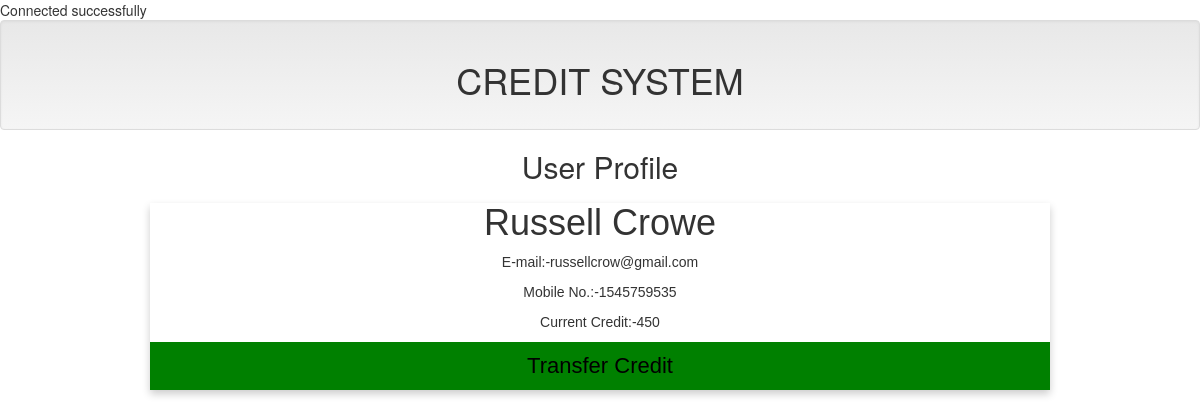
Screenshot of /card4.php with the database file from the repository.
### tables this page shows
CREATE TABLE `name` (
  `ID` int(10) NOT NULL,
  `Name` varchar(15) NOT NULL,
  `E-mail` text NOT NULL,
  `Mobile No.` int(12) NOT NULL,
  `Credit` int(100) NOT NULL
);

### dbcon.php (called while the page is built, shortened)
<?php
$servername = "localhost";
$Name = "root";
$password = "";
$con = new mysqli($servername, $Name, $password, 'alluser');
  $query4 = " SELECT * FROM `name` WHERE `Name` = 'Russell Crowe' ";
  $run4 = mysqli_query($con, $query4);
  $RussellCrowe = mysqli_fetch_assoc($run4);
  ?>

### card4.php (the view, shortened to what this page needs)
<?php
      include 'dbcon.php';
      include 'includes/header.php';
      ?>
<head>
<link rel="stylesheet" href="https://cdnjs.cloudflare.com/ajax/libs/font-awesome/4.7.0/css/font-awesome.min.css">
</head>
<body>
<h2 style="text-align:center">User Profile</h2>
<div class="card">
  <h1><?php echo $RussellCrowe['Name']; ?></h1>
        <p class="E-mail" title="E-mail">E-mail:-<?php echo $RussellCrowe['E-mail']; ?></p>
        <p class="Monile No.">Mobile No.:-<?php echo $RussellCrowe['Mobile No.']; ?></p>
        <p class="Current Credit">Current Credit:-<?php echo $RussellCrowe['Credit']; ?></p>
  <p><button type="button"> <a href="users/RussellCrowe.php">Transfer Credit</a></button></p>
</div>
</body>
</html>

### card4.php (style rules this page uses)
.card { box-shadow: 0 4px 8px 0 rgba(0, 0, 0, 0.2); max-width: 900px; margin: auto; text-align: center; font-family: arial; }
button { border: none; outline: 0; display: inline-block; padding: 8px; color: white; background-color: green; text-align: center; cursor: pointer; width: 100%; font-size: 18px; }
a { text-decoration: none; font-size: 22px; color: black; }

### rows the page displays
name: Name "Russell Crowe", value "russellcrow@gmail.com", value "1545759535", Credit "450"
